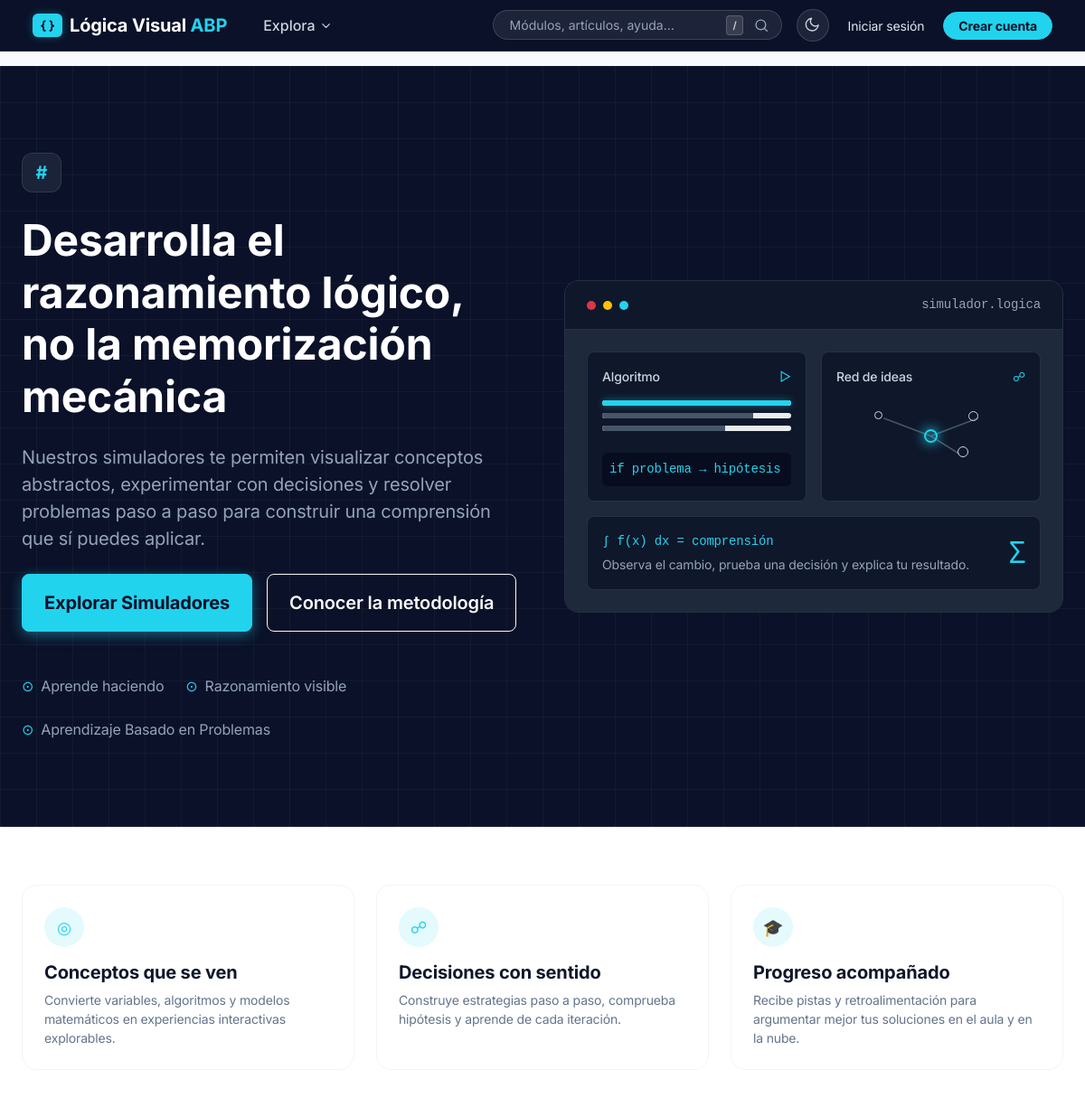
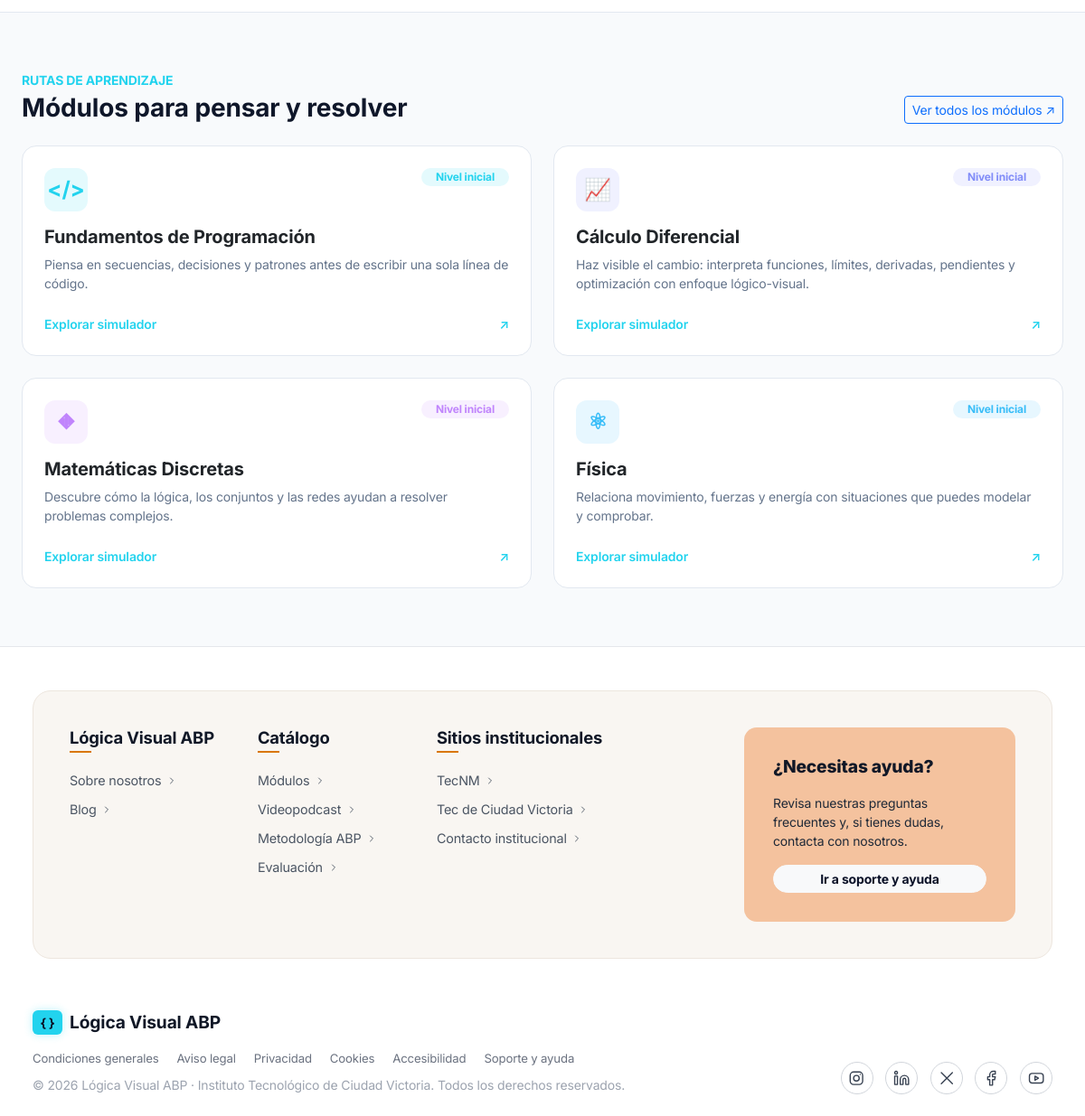
The page /public/index.php on the database its author committed (2 pictures, top to bottom).
### tables this page shows
CREATE TABLE IF NOT EXISTS modulo (
    id_modulo      INT UNSIGNED      NOT NULL AUTO_INCREMENT,
    slug           VARCHAR(80)       NOT NULL,
    titulo         VARCHAR(120)      NOT NULL,
    descripcion    VARCHAR(500)      NOT NULL,
    contenido      TEXT              NULL,
    icono          VARCHAR(16)       NOT NULL,
    color          ENUM('cyan', 'indigo', 'purple', 'sky') NOT NULL DEFAULT 'cyan',
    nivel          ENUM('inicial', 'intermedio', 'avanzado') NOT NULL DEFAULT 'inicial',
    orden          SMALLINT UNSIGNED NOT NULL DEFAULT 0,
    activo         TINYINT(1)        NOT NULL DEFAULT 1,
    creado_en      DATETIME          NOT NULL DEFAULT CURRENT_TIMESTAMP,
    actualizado_en DATETIME          NOT NULL DEFAULT CURRENT_TIMESTAMP ON UPDATE CURRENT_TIMESTAMP,
    PRIMARY KEY (id_modulo),
    UNIQUE KEY uq_modulo_slug (slug),
    KEY idx_modulo_activo_orden (activo, orden)
);

### src/views/home/index.php (the view)
<section id="inicio" class="hero-section bg-navy text-white position-relative overflow-hidden py-5">
    <div class="bg-grid position-absolute top-0 start-0 w-100 h-100 pointer-events-none"></div>
    <div class="container-fluid max-w-7xl mx-auto px-4 py-4 py-lg-5 position-relative z-1">
        <div class="row align-items-center g-5">
            <div class="col-12 col-lg-6">
                <div class="feature-tag mb-4">
                    <span class="text-cyan fw-bold fs-5">#</span>
                </div>
                <h1 class="display-5 fw-bold lh-tight mb-4 text-white">
                    Desarrolla el razonamiento lógico, no la memorización mecánica
                </h1>
                <p class="text-slate-400 fs-5 mb-4 leading-relaxed">
                    Nuestros simuladores te permiten visualizar conceptos abstractos, experimentar con decisiones y
                    resolver problemas paso a paso para construir una comprensión que sí puedes aplicar.
                </p>
                <div class="d-flex flex-wrap gap-3 mb-5">
                    <a href="<?= url('/modulos') ?>" class="btn btn-cyan btn-lg px-4 py-3 fw-bold shadow-cyan">
                        Explorar Simuladores
                    </a>
                    <a href="<?= url('/metodologia') ?>" class="btn btn-outline-light btn-lg px-4 py-3 fw-semibold">
                        Conocer la metodología
                    </a>
                </div>
                <div class="d-flex flex-wrap gap-4 text-sm text-slate-400 font-medium">
                    <span class="d-flex align-items-center gap-2">
                        <span class="text-cyan">⊙</span> Aprende haciendo
                    </span>
                    <span class="d-flex align-items-center gap-2">
                        <span class="text-cyan">⊙</span> Razonamiento visible
                    </span>
                    <span class="d-flex align-items-center gap-2">
                        <span class="text-cyan">⊙</span> Aprendizaje Basado en Problemas
                    </span>
                </div>
            </div>
            <div class="col-12 col-lg-6">
                <div class="simulador-card border border-slate-700 rounded-4 overflow-hidden shadow-2xl">
                    <div class="simulador-header d-flex align-items-center gap-2 px-4 py-3 border-bottom border-slate-700 bg-navy-card">
                        <span class="dot bg-danger"></span>
                        <span class="dot bg-warning"></span>
                        <span class="dot bg-cyan"></span>
                        <span class="ms-auto small text-slate-400 font-monospace">simulador.logica</span>
                    </div>
                    <div class="p-4 bg-navy-body">
                        <div class="row g-3">
                            <div class="col-12 col-sm-6">
                                <div class="p-3 rounded-3 bg-navy-card border border-slate-700 h-100 d-flex flex-column">
                                    <div class="d-flex justify-content-between align-items-center mb-3">
                                        <span class="small text-slate-300 fw-medium">Algoritmo</span>
                                        <span class="text-cyan small">▷</span>
                                    </div>
                                    <div class="space-y-2 mb-4">
                                        <div class="progress progress-bar-glow mb-2" style="height: 6px;">
                                            <div class="progress-bar bg-cyan" style="width: 100%"></div>
                                        </div>
                                        <div class="progress mb-2" style="height: 6px;">
                                            <div class="progress-bar bg-slate-600" style="width: 80%"></div>
                                        </div>
                                        <div class="progress" style="height: 6px;">
                                            <div class="progress-bar bg-slate-600" style="width: 65%"></div>
                                        </div>
                                    </div>
                                    <div class="mt-auto p-2 rounded bg-navy-dark small text-cyan font-monospace">
                                        if problema → hipótesis
                                    </div>
                                </div>
                            </div>
                            <div class="col-12 col-sm-6">
                                <div class="p-3 rounded-3 bg-navy-card border border-slate-700 h-100 position-relative min-h-140 d-flex flex-column">
                                    <div class="d-flex justify-content-between align-items-start">
                                        <span class="small text-slate-300 fw-medium">Red de ideas</span>
                                        <span class="text-cyan small">☍</span>
                                    </div>
                                    <div class="flex-grow-1 position-relative d-flex align-items-center justify-content-center my-3">
                                        <svg class="position-absolute w-100 h-100" style="pointer-events: none;">
                                            <line x1="25%" y1="25%" x2="50%" y2="50%" stroke="#475569" stroke-width="1.5" />
                                            <line x1="75%" y1="25%" x2="50%" y2="50%" stroke="#475569" stroke-width="1.5" />
                                            <line x1="50%" y1="50%" x2="65%" y2="75%" stroke="#475569" stroke-width="1.5" />
                                        </svg>
                                        <div class="node-circle node-1"></div>
                                        <div class="node-circle node-2"></div>
                                        <div class="node-circle node-3"></div>
                                        <div class="node-circle node-center"></div>
                                    </div>
                                </div>
                            </div>
                        </div>
                        <div class="mt-3 p-3 rounded-3 bg-navy-card border border-slate-700 d-flex justify-content-between align-items-center">
                            <div>
                                <div class="font-monospace small text-cyan mb-1">∫ f(x) dx = comprensión</div>
                                <div class="small text-slate-400">Observa el cambio, prueba una decisión y explica tu resultado.</div>
                            </div>
                            <div class="fs-2 text-cyan font-serif ms-2">Σ</div>
                        </div>
                    </div>
                </div>
            </div>
        </div>
    </div>
</section>
<section class="py-5 bg-white border-bottom border-slate-200">
    <div class="container-fluid max-w-7xl mx-auto px-4 py-3">
        <div class="row g-4">
            <div class="col-12 col-md-4">
                <div class="p-4 border border-slate-100 rounded-4 shadow-xs h-100 hover-card">
                    <div class="icon-circle bg-cyan-subtle text-cyan mb-3">◎</div>
                    <h3 class="h5 fw-bold mb-2">Conceptos que se ven</h3>
                    <p class="small text-slate-500 mb-0">Convierte variables, algoritmos y modelos matemáticos en experiencias interactivas explorables.</p>
                </div>
            </div>
            <div class="col-12 col-md-4">
                <div class="p-4 border border-slate-100 rounded-4 shadow-xs h-100 hover-card">
                    <div class="icon-circle bg-cyan-subtle text-cyan mb-3">☍</div>
                    <h3 class="h5 fw-bold mb-2">Decisiones con sentido</h3>
                    <p class="small text-slate-500 mb-0">Construye estrategias paso a paso, comprueba hipótesis y aprende de cada iteración.</p>
                </div>
            </div>
            <div class="col-12 col-md-4">
                <div class="p-4 border border-slate-100 rounded-4 shadow-xs h-100 hover-card">
                    <div class="icon-circle bg-cyan-subtle text-cyan mb-3">🎓</div>
                    <h3 class="h5 fw-bold mb-2">Progreso acompañado</h3>
                    <p class="small text-slate-500 mb-0">Recibe pistas y retroalimentación para argumentar mejor tus soluciones en el aula y en la nube.</p>
                </div>
            </div>
        </div>
    </div>
</section>
<section class="py-5 bg-slate-50">
    <div class="container-fluid max-w-7xl mx-auto px-4 py-3">
        <div class="d-flex justify-content-between align-items-end mb-4">
            <div>
                <p class="text-cyan text-uppercase fw-bold small tracking-wider mb-1">Rutas de Aprendizaje</p>
                <h2 class="h3 fw-bold mb-0">Módulos para pensar y resolver</h2>
            </div>
            <a href="<?= url('/modulos') ?>" class="btn btn-outline-primary btn-sm d-none d-sm-inline-flex align-items-center gap-1">
                Ver todos los módulos ↗
            </a>
        </div>
        <div class="row g-4">
            <?php foreach (array_slice($modulos ?? [], 0, 4) as $m): ?>
                <div class="col-12 col-md-6">
                    <a href="<?= url('/modulos/' . e($m->slug)) ?>" class="text-decoration-none text-reset">
                        <div class="card h-100 border-slate-200 rounded-4 shadow-xs hover-card p-4">
                            <div class="d-flex justify-content-between align-items-start mb-3">
                                <div class="module-icon-box bg-<?= e($m->color->value) ?>-subtle text-<?= e($m->color->value) ?> fs-4">
                                    <?= e($m->icono) ?>
                                </div>
                                <span class="badge bg-<?= e($m->color->value) ?>-subtle text-<?= e($m->color->value) ?> rounded-pill px-3 py-1">
                                    <?= e($m->nivel->etiqueta()) ?>
                                </span>
                            </div>
                            <h3 class="h5 fw-bold mb-2"><?= e($m->titulo) ?></h3>
                            <p class="text-slate-500 small mb-4 flex-grow-1"><?= e($m->descripcion) ?></p>
                            <div class="d-flex justify-content-between align-items-center text-cyan fw-semibold small">
                                <span>Explorar simulador</span>
                                <span>↗</span>
                            </div>
                        </div>
                    </a>
                </div>
            <?php endforeach; ?>
        </div>
    </div>
</section>

### src/core/Router.php (shortened to what the rows shown need)
<?php
final class Router
{
    private array $routes = [];
    public function dispatch(Request $request): void
    {
        foreach ($this->routes as $route) {
            if (preg_match($route['pattern'], $request->path, $matches) !== 1) {
                continue;
            }
            $params = array_filter($matches, 'is_string', ARRAY_FILTER_USE_KEY);
            [$class, $action] = $route['handler'];
            $controller = new $class($request);
            $controller->{$action}(...$params);
            return;
        }
        throw new HttpException(404);
    }
    private function add(string $method, string $path, array $handler, array $middleware): void
    {
        $regex = preg_replace_callback(
            '#\{([a-z_]+)(?::([^}]+))?\}#i',
            static fn (array $m): string => '(?P<' . $m[1] . '>' . ($m[2] ?? '[^/]+') . ')',
            $path,
        );
        $this->routes[] = [
            'method'     => $method,
            'pattern'    => '#^' . $regex . '$#u',
            'handler'    => $handler,
            'middleware' => $middleware,
        ];
    }
}

### rows shown on the page
modulo: icono "</>", etiqueta "Nivel inicial", titulo "Fundamentos de Programación", descripcion "Piensa en secuencias, decisiones y patrones antes de escribir una sola línea de código."
modulo: icono "📈", etiqueta "Nivel inicial", titulo "Cálculo Diferencial", descripcion "Haz visible el cambio: interpreta funciones, límites, derivadas, pendientes y optimización con enfoque lógico-visual."
modulo: icono "⛖", etiqueta "Nivel inicial", titulo "Matemáticas Discretas", descripcion "Descubre cómo la lógica, los conjuntos y las redes ayudan a resolver problemas complejos."
modulo: icono "⚛", etiqueta "Nivel inicial", titulo "Física", descripcion "Relaciona movimiento, fuerzas y energía con situaciones que puedes modelar y comprobar."
